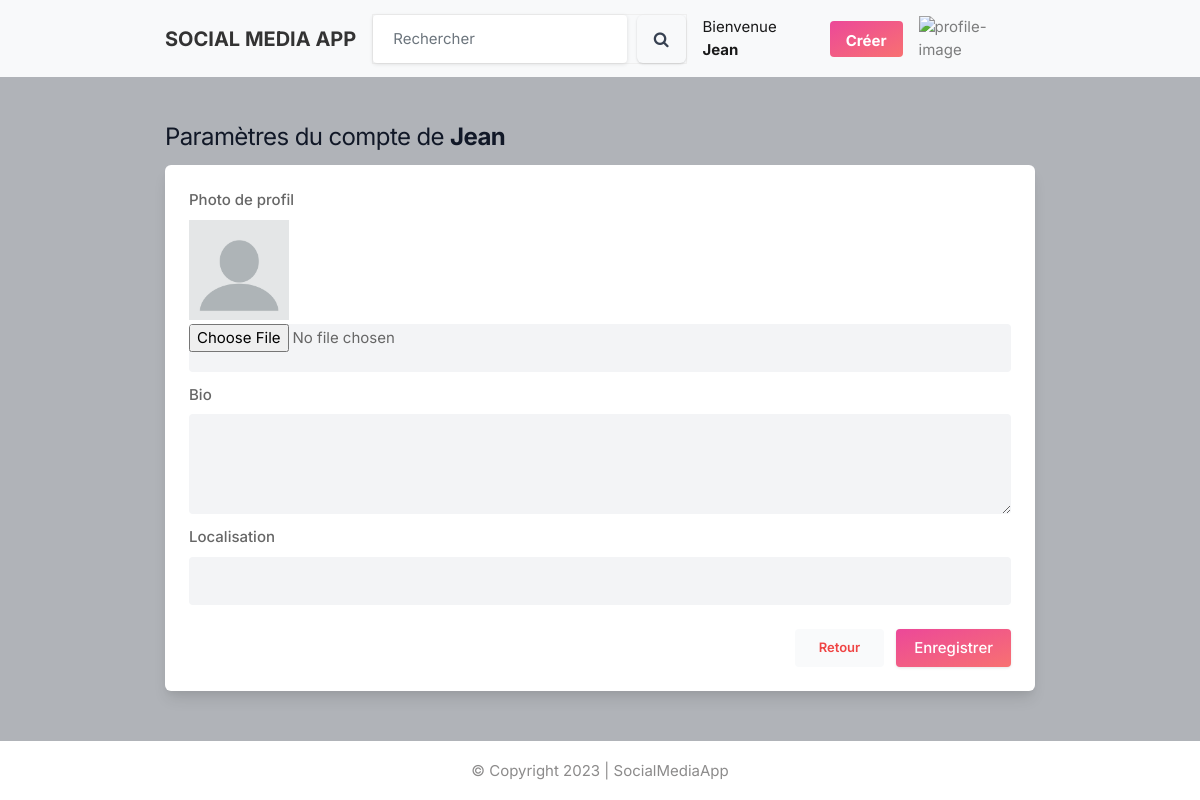
/settings/ (signed in), run on an earlier commit of the app's database.
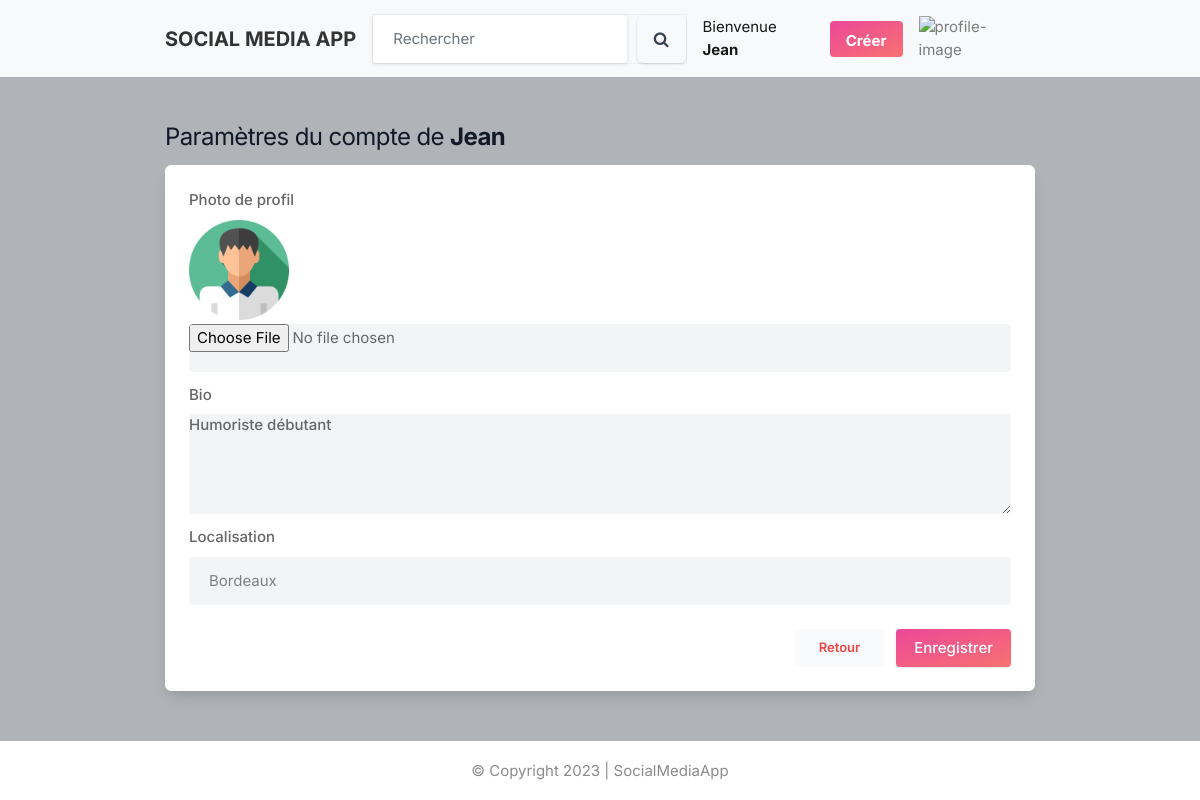
And on a later commit of the database.
### core/models.py (models this page shows)
class Profile(models.Model):
    objects = models.Manager()
    user = models.ForeignKey(User, on_delete=models.CASCADE)
    id_user = models.IntegerField()
    bio = models.TextField(blank=True)
    profile_img = models.ImageField(upload_to='profile_images', default='blank-profile-picture.png')
    location = models.CharField(max_length=100, blank=True)
    def __str__(self):
        return self.user.username

### core/views.py (the view, shortened to what this page needs)
# urls.py: path('settings/', views.settings, name='settings'),
@login_required(login_url='signin')
def settings(request):
    user_profile = Profile.objects.get(user=request.user)
    return render(request, 'setting.html', context={'user_profile': user_profile})

### templates/setting.html (shortened to what this page needs)
{% extends "base.html" %}
{% block content %}
<div class="container m-auto">
    <h1 class="text-2xl leading-none text-gray-900 tracking-tight mt-3 mt-md-5">
        Paramètres du compte de <b>{{ user.username }}</b>
    </h1>
    <div class="mt-3">
        <div class="bg-white rounded-md lg:shadow-lg shadow col-span-2">
            <form action="" method="POST" enctype="multipart/form-data">
                <div class="grid grid-cols-2 gap-3 lg:p-6 p-4">
                   <div class="col-span-2">
                        <label for="">Photo de profil</label>
                        <img src="{{ user_profile.profile_img.url }}" alt="profile-picture" height="100" width="100">
                        <input type="file" name="image" value="" rows="3" class="shadow-none bg-gray-100 mt-1">
                   </div>
                    <div class="col-span-2">
                        <label for="bio">Bio</label>
                        <textarea id="bio" name="bio" rows="3" class="shadow-none bg-gray-100">{{ user_profile.bio }}</textarea>
                    </div>
                    <div class="col-span-2">
                        <label for="">Localisation</label>
                        <input type="text" name="location" value="{{ user_profile.location }}" class="shadow-none bg-gray-100">
                    </div>
                </div>
                <div class="bg-gray-10 p-6 pt-0 flex justify-end space-x-3">
                    <button class="p-2 px-4 rounded bg-gray-50 text-red-500">
                        <a href="{% url 'index' %}">Retour</a>
                    </button>
                    <button type="submit" class="button bg-gradient-to-br from-pink-500 text-white to-red-400">Enregistrer</button>
                </div>
            </form>
        </div>
    </div>
</div>
{% endblock %}

What changed in the data, as far as the page shows it:
changed Profile: profile_img: picture added in place of a placeholder; bio (not shown) → "Humoriste débutant"; location (not shown) → "Bordeaux"
